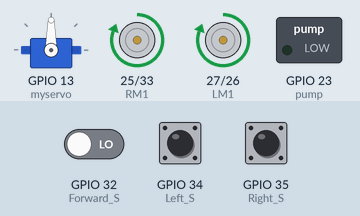
The sketch below on a simulated ESP32. On the bench: servo, motor-driver pin pairs drawn as motors (green arrow = first pin HIGH = forward, orange = second pin HIGH = backward, longer = more drive), switched loads named in the sketch (green lamp = pin HIGH). Inputs (shaded band) come from the test bench; at power-on: GPIO 32 (Forward_S) LOW, GPIO 34 (Left_S) LOW, GPIO 35 (Right_S) LOW. What the sketch prints to the serial monitor is not drawn.

Above: at 1.8 s.
1.9 s: GPIO 32 (Forward_S) driven HIGH
At 2.35 s:
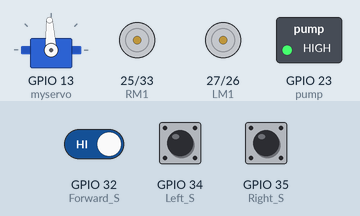
At 4.0 s:
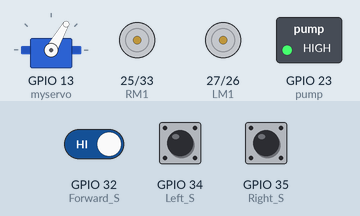
4.9 s: GPIO 32 (Forward_S) driven LOW
At 7.5 s:
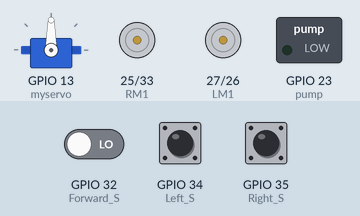
7.9 s: GPIO 34 (Left_S) pulled HIGH for 0.6 s
10.9 s: GPIO 35 (Right_S) pulled HIGH for 0.6 s
13.9 s: GPIO 35 (Right_S) pulled HIGH for 3.2 s
Timing chart, 0 to 19.6 s (numbered marks = the images above; inputs shaded):
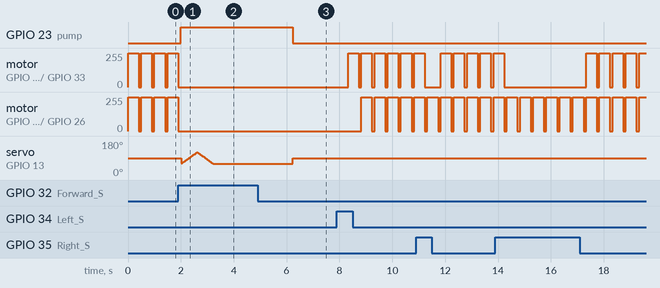

The sketch:

Esp32CodeButRelayLogicInvertedCheck.ino
```cpp
#include <ESP32Servo.h>
//working code for 9th october 2025
Servo myservo;
int pos = 0;
bool fireDetected = false;

// 🔹 Sensor Pins
#define Left_S    34
#define Right_S   35
#define Forward_S 32

// 🔹 Motor Driver Pins
#define LM1 27
#define LM2 26
#define RM1 25
#define RM2 33

// 🔹 MOSFET-controlled Pump
#define pump 23

void setup() {
  Serial.begin(115200);

  // Sensor setup
  pinMode(Left_S, INPUT);
  pinMode(Right_S, INPUT);
  pinMode(Forward_S, INPUT);

  // Motor setup
  pinMode(LM1, OUTPUT);
  pinMode(LM2, OUTPUT);
  pinMode(RM1, OUTPUT);
  pinMode(RM2, OUTPUT);

  // Pump setup
  pinMode(pump, OUTPUT);
  digitalWrite(pump, LOW); // Pump OFF at startup (LOW = OFF)

  // Servo setup
  myservo.attach(13);
  myservo.write(90); // center position

  Serial.println("System Initialized");
}

void loop() {
  int left = digitalRead(Left_S);
  int right = digitalRead(Right_S);
  int front = digitalRead(Forward_S);

  Serial.print("Left: "); Serial.print(left);
  Serial.print(" | Front: "); Serial.print(front);
  Serial.print(" | Right: "); Serial.println(right);

  if (front == HIGH) {
    fireDetected = true;
    Serial.println("🔥 Fire detected in FRONT! Extinguishing...");
    put_off_fire();
  }
  else if (left == HIGH) {
    Serial.println("🔥 Fire on LEFT — turning left");
    turnLeft();
    delay(400);
    stopMotors();
  }
  else if (right == HIGH) {
    Serial.println("🔥 Fire on RIGHT — turning right");
    turnRight();
    delay(400);
    stopMotors();
  }
  else if (left == LOW && right == LOW && front == LOW) {
    fireDetected = false;
    Serial.println("✅ No fire — moving forward");
    moveForward();
    delay(400);
    stopMotors();
  }

  delay(100);
}

// 🔹 Fire Extinguishing Routine
void put_off_fire() {
  stopMotors();
  digitalWrite(pump, HIGH); // Pump ON
  Serial.println("💧 Pump ON — spraying water");

  for (pos = 60; pos <= 120; pos++) {
    myservo.write(pos);
    delay(10);
  }
  for (pos = 120; pos >= 60; pos--) {
    myservo.write(pos);
    delay(10);
  }


  delay(3000);
  myservo.write(90);
  digitalWrite(pump, LOW); // Pump OFF
  Serial.println("✅ Fire extinguished — Pump OFF");
  delay(2000);
}

// 🔹 Motor Control
void stopMotors() {
  digitalWrite(LM1, LOW);
  digitalWrite(LM2, LOW);
  digitalWrite(RM1, LOW);
  digitalWrite(RM2, LOW);
}

void moveForward() {
  digitalWrite(LM1, HIGH);
  digitalWrite(LM2, LOW);
  digitalWrite(RM1, HIGH);
  digitalWrite(RM2, LOW);
}

void turnLeft() {
  digitalWrite(LM1, LOW);
  digitalWrite(LM2, LOW);
  digitalWrite(RM1, HIGH);
  digitalWrite(RM2, LOW);
}

void turnRight() {
  digitalWrite(LM1, HIGH);
  digitalWrite(LM2, LOW);
  digitalWrite(RM1, LOW);
  digitalWrite(RM2, LOW);
}
```

Measured:
- after the input at 1.9 s, GPIO 23 (pump): LOW → HIGH after 0.10 s; motor on GPIO 25 (RM1) / GPIO 33 (RM2), motor on GPIO 27 (LM1) / GPIO 26 (LM2): goes on until 1.9 s, then stays stopped
- by itself, motor on GPIO 25 (RM1) / GPIO 33 (RM2), motor on GPIO 27 (LM1) / GPIO 26 (LM2): alternates forward 255/255 for 0.40 s and stopped for 0.10 s
